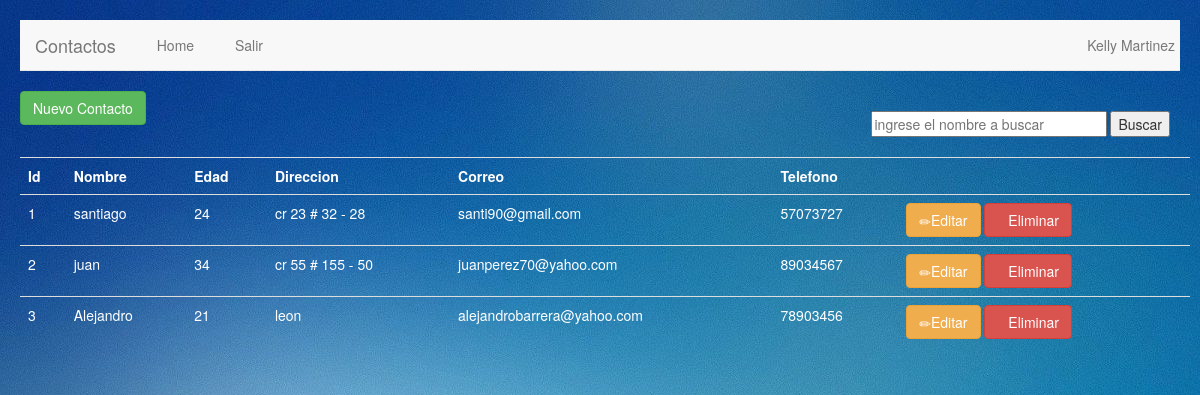
Page /listar.php (signed in) on the committed database.
### tables this page shows
CREATE TABLE `contactos` (
  `id` int(11) NOT NULL AUTO_INCREMENT,
  `nombre` varchar(30) NOT NULL,
  `edad` int(3) NOT NULL,
  `direccion` varchar(30) NOT NULL,
  `correo` varchar(30) NOT NULL,
  `telefono` varchar(8) NOT NULL,
  PRIMARY KEY (`id`)
);

### listar.php (the view, shortened to what this page needs)
<?php
	if(isset($_SESSION['nombreusu']))
	{
?>
<!DOCTYPE html>
<html lang="en">
<head>
	<link rel="stylesheet" href="css/bootstrap.min.css">
	<link rel="stylesheet" href="css/estilo3.css">
</head>
<body>
	<header>
		<nav class="navbar navbar-default navbar-static-top" role="navigation">
			<div class="container">
				<div class="navbar-header">
					<a href="#" class="navbar-brand">Contactos</a>
				</div>
				<div class="collapse navbar-collapse" id="navegacion-fm">
					<ul class="nav navbar-nav">
						<li><a href="#"><span class="glyphicon glyphicon-home"></span>Home</a></li>
						<li><a href="cerrar.php"><span class="glyphicon glyphicon-remove"></span>Salir</a></li>
					</ul>
					<ul class="nav navbar-nav navbar-right">
						<?php
							echo "<li><a href='#'><span class='glyphicon glyphicon-user'></span> ".$_SESSION['nombreusu']."</a></li>";
						?>
				    </ul>
				</div>
			</div>
		</nav>
	</header>
	<div class="container">
		<div class="row">
			<a class="btn btn-success" data-toggle="modal" data-target="#nuevoUsu">Nuevo Contacto</a>
			<div style="float:right">
			<form action="busqueda.php" method="post">
			<div class="form-group" >
			<td><input type="text" name="buscar" size="28" placeholder="ingrese el nombre a buscar" maxlength="45" required=""></input>
			<input type="submit" name="buscar1"  value="Buscar"></input></td>
			</div>
			</div>
			<table class='table'>
				<tr>
				<th>Id</th><th>Nombre</th><th>Edad</th><th>Direccion</th><th>Correo</th><th>Telefono</th><th><span class='glyphicon glyphicon-wrench'></span></th>
				</tr>
<?php
			$mysqli = new mysqli("localhost", "root", "1234", "agenda");
			$consulta= "SELECT * FROM contactos";
			if ($resultado = $mysqli->query($consulta))
			{
				while ($fila = $resultado->fetch_row())
				{
					echo "<tr>";
					echo "<td>$fila[0]</td><td>$fila[1]</td><td>$fila[2]</td><td>$fila[3]</td><td>$fila[4]</td><td>$fila[5]</td>";
					echo"<td>";
				    echo "<a data-toggle='modal' data-target='#editUsu' data-id='" .$fila[0] ."' data-nombre='" .$fila[1] ."' data-edad='" .$fila[2] ."' data-direccion='" .$fila[3] ."' data-correo='" .$fila[4]."' data-direccion='" .$fila[5]."' class='btn btn-warning'><span class='glyphicon glyphicon-pencil'></span>Editar</a> ";
					echo "<a class='btn btn-danger' href='elimina.php?id=" .$fila[0] ."'><span class='glyphicon glyphicon-remove'></span>Eliminar</a>";
					echo "</td>";
					echo "</tr>";
				}
			}
?>
	        </table>
		</div>
	</div>
</body>
</html>
<?php
	}
	else
	{
		?>
		 <META HTTP-EQUIV="Refresh" CONTENT="0; URL=index.php">
		 <?php
	}
?>

### css/estilo3.css (style rules this page uses)
.form-group { margin: auto; width: 100%; max-width: 100%; padding: 20px; border-radius: 10px; }
body { margin: auto; width: 100%; background-image: url("../img/fondo6.jpg"); max-width: 100%; padding: 20px; border-radius: 10px; }
th { color: white; }
table { color: white; }

### rows in the picture
contactos: id "1", nombre "santiago", edad "24", direccion "cr 23 # 32 - 28", correo "santi90@gmail.com", telefono "57073727"
contactos: id "2", nombre "juan", edad "34", direccion "cr 55 # 155 - 50", correo "juanperez70@yahoo.com", telefono "89034567"
contactos: id "3", nombre "Alejandro", edad "21", direccion "leon", correo "alejandrobarrera@yahoo.com", telefono "78903456"

### other values in the picture
$_SESSION['nombreusu'] "Kelly Martinez"
